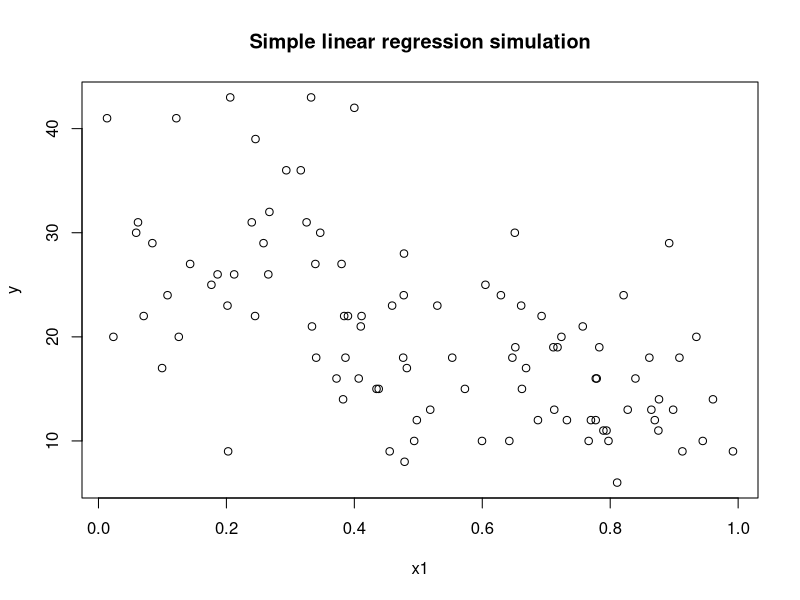
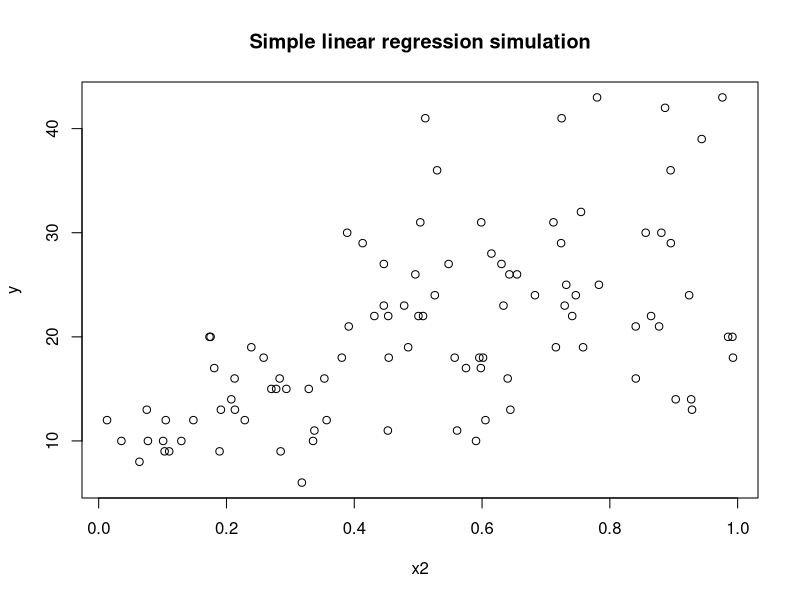

Write the R code that produced these figures, in order.
##############################
### Poisson regression example
##############################
set.seed(1)
N=100
beta0=3
beta1=-1
beta2=1
sigmasq=1
x1=runif(N, 0, 1)
x2=runif(N, 0, 1)

y=rpois(N, exp(beta0+x1*beta1 + x2*beta2)) #+rnorm(N, 0, sqrt(sigmasq))
plot(x1, y, main="Simple linear regression simulation")
plot(x2, y, main="Simple linear regression simulation")

loglike=function(b1, b2){
    logval=0
    for (i in 1:length(y))
        logval= logval + y[i]*(beta0+x1[i]*b1[i]+x2[i]*b2[i]) - exp(beta0+x1[i]*b1[i]+x2[i]*b2[i])
    return(logval)
}
